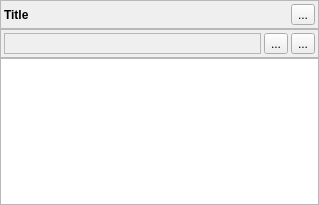
<?xml version="1.0" encoding="UTF-8"?>
<ui version="4.0">
 <class>shv::visu::timeline::ChannelProbeWidget</class>
 <widget class="QWidget" name="shv::visu::timeline::ChannelProbeWidget">
  <property name="geometry">
   <rect>
    <x>0</x>
    <y>0</y>
    <width>319</width>
    <height>205</height>
   </rect>
  </property>
  <property name="mouseTracking">
   <bool>true</bool>
  </property>
  <property name="windowTitle">
   <string>Form</string>
  </property>
  <layout class="QVBoxLayout" name="verticalLayout">
   <property name="spacing">
    <number>0</number>
   </property>
   <property name="leftMargin">
    <number>0</number>
   </property>
   <property name="topMargin">
    <number>0</number>
   </property>
   <property name="rightMargin">
    <number>0</number>
   </property>
   <property name="bottomMargin">
    <number>0</number>
   </property>
   <item>
    <widget class="QFrame" name="fHeader">
     <property name="mouseTracking">
      <bool>true</bool>
     </property>
     <property name="frameShape">
      <enum>QFrame::StyledPanel</enum>
     </property>
     <property name="frameShadow">
      <enum>QFrame::Raised</enum>
     </property>
     <layout class="QHBoxLayout" name="horizontalLayout_2">
      <property name="spacing">
       <number>3</number>
      </property>
      <property name="leftMargin">
       <number>3</number>
      </property>
      <property name="topMargin">
       <number>3</number>
      </property>
      <property name="rightMargin">
       <number>3</number>
      </property>
      <property name="bottomMargin">
       <number>3</number>
      </property>
      <item>
       <widget class="QLabel" name="lblTitle">
        <property name="sizePolicy">
         <sizepolicy hsizetype="Preferred" vsizetype="Preferred">
          <horstretch>1</horstretch>
          <verstretch>0</verstretch>
         </sizepolicy>
        </property>
        <property name="font">
         <font>
          <bold>true</bold>
         </font>
        </property>
        <property name="mouseTracking">
         <bool>true</bool>
        </property>
        <property name="text">
         <string>Title</string>
        </property>
        <property name="wordWrap">
         <bool>true</bool>
        </property>
       </widget>
      </item>
      <item>
       <widget class="QToolButton" name="tbClose">
        <property name="mouseTracking">
         <bool>true</bool>
        </property>
        <property name="text">
         <string>...</string>
        </property>
        <property name="icon">
         <iconset resource="../../images/images.qrc">
          <normaloff>:/shv/visu/images/close.svg</normaloff>:/shv/visu/images/close.svg</iconset>
        </property>
       </widget>
      </item>
     </layout>
    </widget>
   </item>
   <item>
    <widget class="QFrame" name="frame">
     <property name="mouseTracking">
      <bool>true</bool>
     </property>
     <property name="frameShape">
      <enum>QFrame::StyledPanel</enum>
     </property>
     <property name="frameShadow">
      <enum>QFrame::Raised</enum>
     </property>
     <layout class="QHBoxLayout" name="horizontalLayout">
      <property name="spacing">
       <number>3</number>
      </property>
      <property name="leftMargin">
       <number>3</number>
      </property>
      <property name="topMargin">
       <number>3</number>
      </property>
      <property name="rightMargin">
       <number>3</number>
      </property>
      <property name="bottomMargin">
       <number>3</number>
      </property>
      <item>
       <widget class="QLabel" name="edCurentTime">
        <property name="sizePolicy">
         <sizepolicy hsizetype="Preferred" vsizetype="Preferred">
          <horstretch>1</horstretch>
          <verstretch>0</verstretch>
         </sizepolicy>
        </property>
        <property name="mouseTracking">
         <bool>true</bool>
        </property>
        <property name="frameShape">
         <enum>QFrame::StyledPanel</enum>
        </property>
        <property name="frameShadow">
         <enum>QFrame::Plain</enum>
        </property>
        <property name="text">
         <string/>
        </property>
       </widget>
      </item>
      <item>
       <widget class="QToolButton" name="tbPrevSample">
        <property name="mouseTracking">
         <bool>true</bool>
        </property>
        <property name="text">
         <string>...</string>
        </property>
        <property name="icon">
         <iconset resource="../../images/images.qrc">
          <normaloff>:/shv/visu/images/media-step-backward.svg</normaloff>:/shv/visu/images/media-step-backward.svg</iconset>
        </property>
       </widget>
      </item>
      <item>
       <widget class="QToolButton" name="tbNextSample">
        <property name="mouseTracking">
         <bool>true</bool>
        </property>
        <property name="text">
         <string>...</string>
        </property>
        <property name="icon">
         <iconset resource="../../images/images.qrc">
          <normaloff>:/shv/visu/images/media-step-forward.svg</normaloff>:/shv/visu/images/media-step-forward.svg</iconset>
        </property>
       </widget>
      </item>
     </layout>
    </widget>
   </item>
   <item>
    <widget class="QTableWidget" name="twData">
     <property name="mouseTracking">
      <bool>true</bool>
     </property>
     <property name="alternatingRowColors">
      <bool>true</bool>
     </property>
     <attribute name="horizontalHeaderStretchLastSection">
      <bool>true</bool>
     </attribute>
     <attribute name="verticalHeaderVisible">
      <bool>false</bool>
     </attribute>
    </widget>
   </item>
  </layout>
 </widget>
 <resources>
  <include location="../../images/images.qrc"/>
 </resources>
 <connections/>
</ui>
